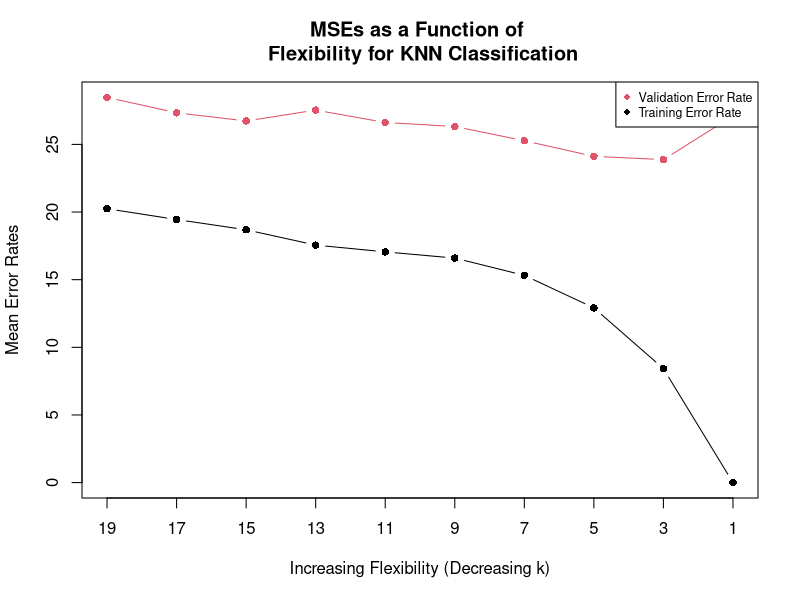
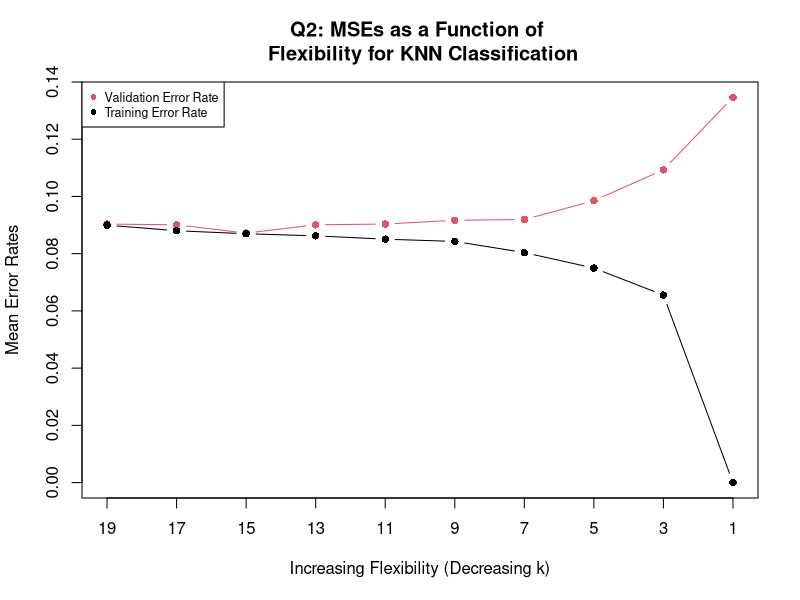
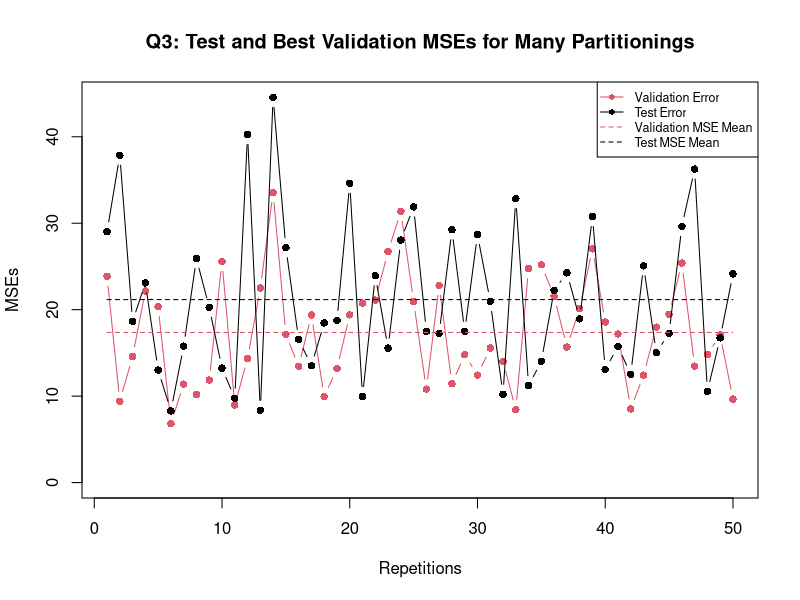

Write R code to recreate these figures, in order.
#Administrative
rm(list = ls())
require('FNN', character.only = T)

getmode <- function(v) {
  uniqv <- unique(v)
  uniqv[which.max(tabulate(match(v, uniqv)))]
}

##############
##QUESTION 1##
##############

homeprices <- read.table("HomePrices.txt", sep = '\t', header = T)
homemean <- mean(homeprices$medv)
MSE <- mean((homeprices$medv - homemean)^2)
print(paste('Q1: MSE = ', MSE))

hmlength <- nrow(homeprices)
homevar <- var(homeprices$medv) * ((hmlength - 1)/hmlength)
print(paste('Q1: Variance = ', homevar))

scaled <- homeprices
scaled[,1:(ncol(scaled) - 1)] <- scale(homeprices[,1:(ncol(homeprices) - 1)])

set.seed(5072)

tpro <- 0.75
vpro <- 0.15

train <- sample(hmlength, tpro * hmlength)
validate <- sample(setdiff(1:hmlength, train), vpro * hmlength)
test <- setdiff(setdiff(1:hmlength, train), validate)

train <- scaled[train,]
validate <- scaled[validate,]
test <- scaled[test,]

train.x <- train[-(ncol(train))]
train.y <- train$medv

validate.x <- validate[-(ncol(validate))]
validate.y <- validate$medv

test.x <- test[-(ncol(test))]
test.y <- test$medv

kcount <- rev(seq(1, 19, 2))
validate.error <- rep(0, length(kcount))
train.error <- rep(0, length(kcount))
for (k in 1:length(kcount)) {
  knn_pred <- knn.reg(train.x, validate.x, train.y, k = kcount[k])
  validate.error[k] <- mean((validate.y - knn_pred$pred) ^ 2) #looking for % wrong
  
  knn_pred <- knn.reg(train.x, train.x, train.y, k = kcount[k])
  train.error[k] <- mean((train.y - knn_pred$pred) ^ 2)  #looking for % wrong
}

plot(NULL, NULL, type='n', xaxt='n', xlim= c(10, 1), ylim=c(0,max(c(validate.error, train.error))), xlab='Increasing Flexibility (Decreasing k)', ylab='Mean Error Rates', main='MSEs as a Function of \n Flexibility for KNN Classification')
lines(seq(length(kcount), 1), validate.error, type='b', col=2, pch=16)
lines(seq(length(kcount), 1), train.error, type='b', col=1, pch=16)
axis(1, at = 1:length(kcount), labels = rev(kcount))
legend("topright", legend = c("Validation Error Rate", "Training Error Rate"), col=c(2, 1), cex=.75, pch=16)

print(paste('Q1: Lowest K: ', kcount[which.min(validate.error)]))
print(paste('Q1: Lowest MSE: ', validate.error[which.min(validate.error)]))

knn_pred <- knn.reg(train.x, test.x, train.y, kcount[which.min(validate.error)])
MSE <- mean((test.y - knn_pred$pred) ^ 2)
print(paste('Q1: Test MSE: ', MSE))


##############
##QUESTION 2##
##############

loandata <- read.table('LoanData.csv', sep = ',', header = T)
yesvector <- rep('Yes', nrow(loandata))
yeserror <- sum(yesvector != loandata$loan.repaid)/nrow(loandata)
print(paste('Q2: Error Rate: ', yeserror))

loanscale <- loandata
loanscale[,1:(ncol(loanscale) - 1)] <- scale(loanscale[,1:(ncol(loanscale) - 1)])

set.seed(5072)

tpro <- 0.75
vpro <- 0.15
loanrows <- nrow(loandata)

train <- sample(loanrows, tpro * loanrows)
validate <- sample(setdiff(1:loanrows, train), vpro * loanrows)
test <- setdiff(setdiff(1:loanrows, train), validate)

train <- loanscale[train,]
validate <- loanscale[validate,]
test <- loanscale[test,]

train.x <- train[-ncol(train)]
validate.x <- validate[-ncol(train)]
test.x <- test[-ncol(test)]

train.y <- train$loan.repaid
validate.y <- validate$loan.repaid
test.y <- test$loan.repaid

kcount <- rev(seq(1, 19, 2))
validate.error <- rep(0, length(kcount))
train.error <- rep(0, length(kcount))
for (k in 1:length(kcount)) {
  knn_pred <- knn(train.x, validate.x, train.y, kcount[k])
  validate.error[k] <- mean(validate.y != knn_pred)
  
  knn_pred <- knn(train.x, train.x, train.y, kcount[k])
  train.error[k] <- mean(train.y != knn_pred)
}

plot(NULL, NULL, type='n', xaxt='n', xlim= c(10, 1), ylim=c(0,max(c(validate.error, train.error))), xlab='Increasing Flexibility (Decreasing k)', ylab='Mean Error Rates', main='Q2: MSEs as a Function of \n Flexibility for KNN Classification')
lines(seq(length(kcount), 1), validate.error, type='b', col=2, pch=16)
lines(seq(length(kcount), 1), train.error, type='b', col=1, pch=16)
axis(1, at = 1:length(kcount), labels = rev(kcount))
legend("topleft", legend = c("Validation Error Rate", "Training Error Rate"), col=c(2, 1), cex=.75, pch=16)

validate.error[1] <- validate.error[1] + 0.000001   #DON'T FORGET TO REMOVE THIS
print(paste('Q2: Lowest K: ', kcount[which.min(validate.error)]))
print(paste('Q2: Lowest MSE: ', validate.error[which.min(validate.error)]))

lowestk <- kcount[which.min(validate.error)]
knn_pred <- knn(train.x, test.x, train.y, lowestk)
print(paste('Q2: Test MSE: ', (mean(test.y != knn_pred))))

##############
##QUESTION 3##
##############

set.seed(5072)

kset <- rep(0, 50)
MSE <- rep(0, 50)
valerror <- rep(0, 50)
tpro <- 0.75
vpro <- 0.15

hmlength <- nrow(homeprices)
scaled <- homeprices
scaled[,1:(ncol(scaled) - 1)] <- scale(homeprices[,1:(ncol(homeprices) - 1)])


for (i in 1:50) {
  
  train <- sample(hmlength, tpro * hmlength)
  validate <- sample(setdiff(1:hmlength, train), vpro * hmlength)
  test <- setdiff(setdiff(1:hmlength, train), validate)
  
  train <- scaled[train,]
  validate <- scaled[validate,]
  test <- scaled[test,]
  
  train.x <- train[-(ncol(train))]
  train.y <- train$medv
  
  validate.x <- validate[-(ncol(validate))]
  validate.y <- validate$medv
  
  test.x <- test[-(ncol(test))]
  test.y <- test$medv
  
  kcount <- rev(seq(1, 19, 2))
  validate.error <- rep(0, length(kcount))
  train.error <- rep(0, length(kcount))
  for (k in 1:length(kcount)) {
    knn_pred <- knn.reg(train.x, validate.x, train.y, k = kcount[k])
    validate.error[k] <- mean((validate.y - knn_pred$pred) ^ 2) 
  }
  valerror[i] <- validate.error[which.min(validate.error)]
  kset[i] <- kcount[which.min(validate.error)]
  testk <- knn.reg(train.x, test.x, train.y, kset[i])
  MSE[i] <- mean((test.y - testk$pred) ^ 2)
}
print(paste('Q3: Mean validate: ', mean(valerror)))
print(paste('Q3: SD validate: ', sd(valerror)))
print(paste('Q3: Mean test: ', mean(MSE)))
print(paste('Q3: SD test: ', sd(MSE)))

plot(NULL, NULL, type='n', xlim= c(1, 50), ylim=c(0,max(c(valerror, MSE))), xlab='Repetitions', ylab='MSEs', main='Q3: Test and Best Validation MSEs for Many Partitionings')
lines(c(1:50), valerror, type='b', col=2, pch=16)
lines(c(1:50), MSE, type='b', col=1, pch=16)
lines(c(1:50), rep(mean(valerror), 50), type='l', lty = 'dashed', col = 2, pch = 16)
lines(c(1:50), rep(mean(MSE), 50), type='l', lty = 'dashed', col = 1, pch = 16)
legend("topright", legend = c("Validation Error", "Test Error", 'Validation MSE Mean', 'Test MSE Mean'), col=c(2, 1), lty = c(1, 1, 2, 2), cex=.75, pch= c(16, 16, NA, NA))

#Our mean test error after 50 iterations is around 26% which is even worse than our original sampling in Q1 that provided an error rate of 22%. 
#Additionally, the high SD indicates that our initial sample test mean was well within 1 SD of the 50 iterations mean suggesting that an error rate
#of 22% was likely to begin with.
#So, if anything, we were lucky with the original sample as we could have had a sample set that gave us well above 60% error rates.
#At the same time, because of the randomness in sampling, we could also have had a set that gave us error rates well below 10%.
#In any case, using knn as a regression predictor for home prices doesn't seem to be very effective considering our overall average error rate
#after 50 iterations.

##############
##QUESTION 4##
##############

#Optimal K = 5
applications <- read.table('applications.train.csv', sep = ',', header = T)
applications <- applications[-c(5, 13)]
approw <- nrow(applications)

tpro <- 0.75
vpro <- 0.15

numreps <- 200
bestk <- rep(0, numreps)
bestkMSE <- rep(0, numreps)

for (i in 1:numreps) { #sample iterations
  
  train <- sample(approw, tpro * approw)
  validate <- sample(setdiff(1:approw, train), vpro * approw)
  test <- setdiff(setdiff(1:approw, train), validate)
  
  trainset <- applications[train,]
  validateset <- applications[validate,]
  testset <- applications[test,]
  
  train.x <- trainset[-1]
  validate.x <- validateset[-1]
  test.x <- testset[-1]
  
  train.y <- trainset$Applications
  validate.y <- validateset$Applications
  test.y <- testset$Applications
  
  kcount <- c(1:50)
  valerror <- rep(0, length(kcount))
  for (k in kcount) {
   knn_pred <- knn.reg(train.x, validate.x, train.y, k = k) 
   valerror[k] <- mean((validate.y - knn_pred$pred) ^ 2)
  }
  
  bestk[i] <- kcount[which.min(valerror)]
  test_pred <- knn.reg(train.x, test.x, train.y, k = bestk[i])
  bestkMSE[i] <- mean((test.y - test_pred$pred) ^ 2)
}

print(paste('Q4: Most Common K: ', getmode(bestk)))
#print(table(bestk))

#plot(NULL, NULL, type='n', xlim= c(1, numreps), ylim=c(0,max(c(bestkMSE))), xlab='Repetitions', ylab='MSEs', main='Q4: Test and Best Validation MSEs for Many Partitionings')
#lines(c(1:numreps), bestkMSE, type='b', col=2, pch=16)
#lines(c(1:numreps), rep(mean(bestkMSE), numreps), type='l', lty = 'dashed', col = 1, pch = 16)
#legend("topright", legend = c("bestkMSE", "bestkMSE mean"), col=c(2, 1), lty = c(1, 2), cex=.75, pch= c(16, NA))
